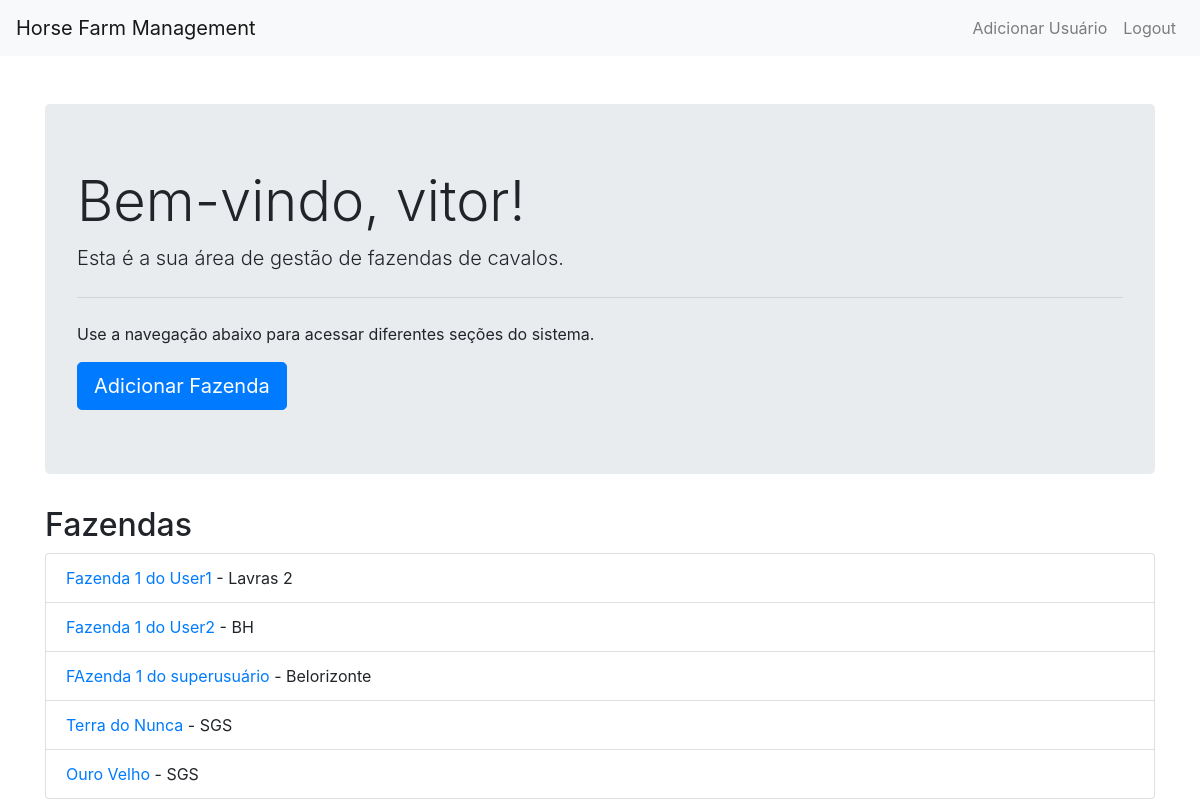
The app's page / (signed in) with its own data.
### farm/models.py (models this page shows, shortened)
class Farm(models.Model):
    name = models.CharField(max_length=100)
    location = models.CharField(max_length=100)
    owner = models.ForeignKey(User, on_delete=models.CASCADE)

### farm/views.py (the view)
# urls.py: path('', views.home, name='home'),
@login_required
def home(request):
    if request.user.is_superuser:
        farms = Farm.objects.all()
    else:
        farms = Farm.objects.filter(owner=request.user)
    return render(request, 'home.html', {'farms': farms})

### farm/templates/home.html (shortened to what this page needs)
{% extends 'base.html' %}
{% block content %}
<div class="jumbotron">
    <h1 class="display-4">Bem-vindo, {{ user.username }}!</h1>
    <p class="lead">Esta é a sua área de gestão de fazendas de cavalos.</p>
    <hr class="my-4">
    <p>Use a navegação abaixo para acessar diferentes seções do sistema.</p>
    <a class="btn btn-primary btn-lg" href="{% url 'add_farm' %}" role="button">Adicionar Fazenda</a>
</div>
<h2>Fazendas</h2>
<ul class="list-group">
    {% for farm in farms %}
        <li class="list-group-item">
            <a href="{% url 'farm_detail' farm.id %}">{{ farm.name }}</a> - {{ farm.location }}
        </li>
    {% endfor %}
</ul>
{% endblock %}

### records on screen
Farm: name "Fazenda 1 do User1", location "Lavras 2"
Farm: name "Fazenda 1 do User2", location "BH"
Farm: name "FAzenda 1 do superusuário", location "Belorizonte"
Farm: name "Terra do Nunca", location "SGS"
Farm: name "Ouro Velho", location "SGS"

### other values on screen
{{ user.username }} "vitor"
